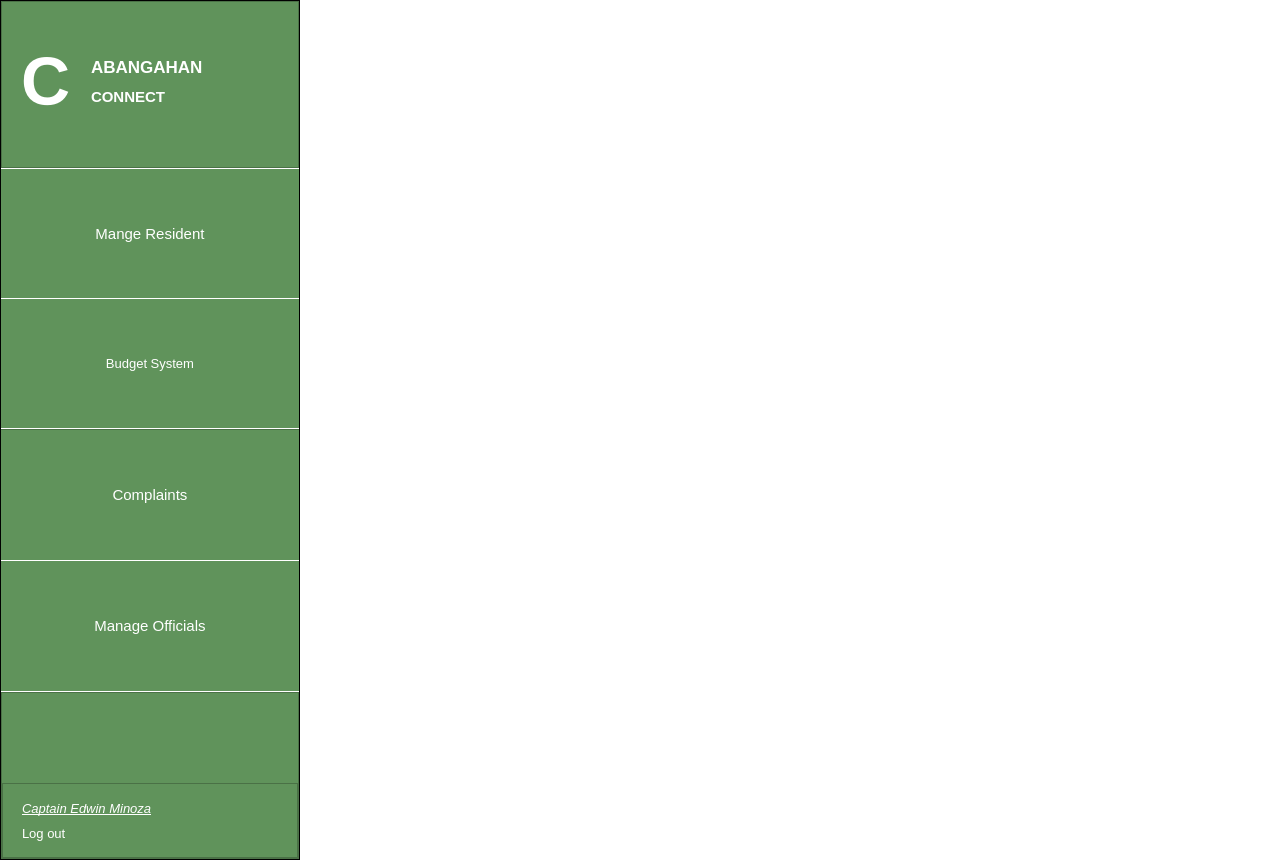
<?xml version="1.0" encoding="UTF-8"?>
<ui version="4.0">
 <class>MainWindow</class>
 <widget class="QMainWindow" name="MainWindow">
  <property name="geometry">
   <rect>
    <x>0</x>
    <y>0</y>
    <width>1272</width>
    <height>860</height>
   </rect>
  </property>
  <property name="maximumSize">
   <size>
    <width>16777215</width>
    <height>16777215</height>
   </size>
  </property>
  <property name="windowTitle">
   <string>MainWindow</string>
  </property>
  <widget class="QWidget" name="centralwidget">
   <layout class="QHBoxLayout" name="horizontalLayout_7">
    <property name="spacing">
     <number>0</number>
    </property>
    <property name="leftMargin">
     <number>0</number>
    </property>
    <property name="topMargin">
     <number>0</number>
    </property>
    <property name="rightMargin">
     <number>0</number>
    </property>
    <property name="bottomMargin">
     <number>0</number>
    </property>
    <item>
     <widget class="QFrame" name="leftframe">
      <property name="maximumSize">
       <size>
        <width>300</width>
        <height>16777215</height>
       </size>
      </property>
      <property name="autoFillBackground">
       <bool>false</bool>
      </property>
      <property name="styleSheet">
       <string notr="true">QFrame {

background-color: #60935B;

}</string>
      </property>
      <property name="frameShape">
       <enum>QFrame::Box</enum>
      </property>
      <property name="frameShadow">
       <enum>QFrame::Plain</enum>
      </property>
      <layout class="QVBoxLayout" name="verticalLayout_2">
       <property name="spacing">
        <number>0</number>
       </property>
       <property name="leftMargin">
        <number>0</number>
       </property>
       <property name="topMargin">
        <number>0</number>
       </property>
       <property name="rightMargin">
        <number>0</number>
       </property>
       <property name="bottomMargin">
        <number>0</number>
       </property>
       <item>
        <widget class="QFrame" name="frame_2">
         <property name="frameShape">
          <enum>QFrame::StyledPanel</enum>
         </property>
         <property name="frameShadow">
          <enum>QFrame::Raised</enum>
         </property>
         <widget class="QLabel" name="label_9">
          <property name="geometry">
           <rect>
            <x>20</x>
            <y>30</y>
            <width>61</width>
            <height>100</height>
           </rect>
          </property>
          <property name="sizePolicy">
           <sizepolicy hsizetype="Expanding" vsizetype="Fixed">
            <horstretch>0</horstretch>
            <verstretch>0</verstretch>
           </sizepolicy>
          </property>
          <property name="maximumSize">
           <size>
            <width>280</width>
            <height>100</height>
           </size>
          </property>
          <property name="font">
           <font>
            <pointsize>51</pointsize>
            <weight>75</weight>
            <bold>true</bold>
           </font>
          </property>
          <property name="styleSheet">
           <string notr="true">QLabel {

color: white;

}</string>
          </property>
          <property name="text">
           <string>C</string>
          </property>
          <property name="scaledContents">
           <bool>false</bool>
          </property>
         </widget>
         <widget class="QLabel" name="label_4">
          <property name="geometry">
           <rect>
            <x>90</x>
            <y>80</y>
            <width>91</width>
            <height>31</height>
           </rect>
          </property>
          <property name="sizePolicy">
           <sizepolicy hsizetype="Expanding" vsizetype="Fixed">
            <horstretch>0</horstretch>
            <verstretch>0</verstretch>
           </sizepolicy>
          </property>
          <property name="maximumSize">
           <size>
            <width>280</width>
            <height>100</height>
           </size>
          </property>
          <property name="font">
           <font>
            <pointsize>11</pointsize>
            <weight>75</weight>
            <bold>true</bold>
           </font>
          </property>
          <property name="styleSheet">
           <string notr="true">QLabel {

color: white;

}</string>
          </property>
          <property name="text">
           <string>CONNECT</string>
          </property>
          <property name="scaledContents">
           <bool>false</bool>
          </property>
         </widget>
         <widget class="QLabel" name="label">
          <property name="geometry">
           <rect>
            <x>90</x>
            <y>50</y>
            <width>151</width>
            <height>31</height>
           </rect>
          </property>
          <property name="sizePolicy">
           <sizepolicy hsizetype="Expanding" vsizetype="Fixed">
            <horstretch>0</horstretch>
            <verstretch>0</verstretch>
           </sizepolicy>
          </property>
          <property name="maximumSize">
           <size>
            <width>280</width>
            <height>100</height>
           </size>
          </property>
          <property name="font">
           <font>
            <pointsize>13</pointsize>
            <weight>75</weight>
            <bold>true</bold>
           </font>
          </property>
          <property name="styleSheet">
           <string notr="true">QLabel {

color: white;

}</string>
          </property>
          <property name="text">
           <string>ABANGAHAN</string>
          </property>
          <property name="scaledContents">
           <bool>false</bool>
          </property>
         </widget>
        </widget>
       </item>
       <item>
        <widget class="QFrame" name="frame_5">
         <property name="sizePolicy">
          <sizepolicy hsizetype="Preferred" vsizetype="Preferred">
           <horstretch>0</horstretch>
           <verstretch>0</verstretch>
          </sizepolicy>
         </property>
         <property name="maximumSize">
          <size>
           <width>500</width>
           <height>131</height>
          </size>
         </property>
         <property name="styleSheet">
          <string notr="true">QFrame {

background-color: #60935B;
border-bottom: 1px solid white;
border-top: 5px solid white;

}</string>
         </property>
         <property name="frameShape">
          <enum>QFrame::StyledPanel</enum>
         </property>
         <property name="frameShadow">
          <enum>QFrame::Raised</enum>
         </property>
         <widget class="QPushButton" name="manageresident">
          <property name="geometry">
           <rect>
            <x>0</x>
            <y>0</y>
            <width>298</width>
            <height>131</height>
           </rect>
          </property>
          <property name="font">
           <font>
            <pointsize>11</pointsize>
            <weight>50</weight>
            <italic>false</italic>
            <bold>false</bold>
            <strikeout>false</strikeout>
           </font>
          </property>
          <property name="styleSheet">
           <string notr="true">QPushButton {

background-color: #60935B;
color: white;
border-top: 1px solid white;
border-bottom: 1px solid white;

}

QPushButton:hover {

background-color: green;

}</string>
          </property>
          <property name="text">
           <string>Mange Resident</string>
          </property>
         </widget>
        </widget>
       </item>
       <item>
        <widget class="QFrame" name="frame_6">
         <property name="sizePolicy">
          <sizepolicy hsizetype="Expanding" vsizetype="Fixed">
           <horstretch>0</horstretch>
           <verstretch>0</verstretch>
          </sizepolicy>
         </property>
         <property name="maximumSize">
          <size>
           <width>500</width>
           <height>131</height>
          </size>
         </property>
         <property name="styleSheet">
          <string notr="true"/>
         </property>
         <property name="frameShape">
          <enum>QFrame::StyledPanel</enum>
         </property>
         <property name="frameShadow">
          <enum>QFrame::Raised</enum>
         </property>
         <widget class="QPushButton" name="pushButton_8">
          <property name="geometry">
           <rect>
            <x>0</x>
            <y>-1</y>
            <width>298</width>
            <height>131</height>
           </rect>
          </property>
          <property name="font">
           <font>
            <pointsize>10</pointsize>
            <weight>50</weight>
            <bold>false</bold>
           </font>
          </property>
          <property name="styleSheet">
           <string notr="true">QPushButton {

background-color: #60935B;
color: white;
border-top: transparent;
border-bottom: 1px solid white;

}

QPushButton:hover {

background-color: green;

}</string>
          </property>
          <property name="text">
           <string>Budget System</string>
          </property>
         </widget>
        </widget>
       </item>
       <item>
        <widget class="QFrame" name="frame_3">
         <property name="sizePolicy">
          <sizepolicy hsizetype="Expanding" vsizetype="Fixed">
           <horstretch>0</horstretch>
           <verstretch>0</verstretch>
          </sizepolicy>
         </property>
         <property name="maximumSize">
          <size>
           <width>300</width>
           <height>131</height>
          </size>
         </property>
         <property name="styleSheet">
          <string notr="true">QFrame {

background-color: #60935B;
border-bottom: 1px solid white;


}</string>
         </property>
         <property name="frameShape">
          <enum>QFrame::StyledPanel</enum>
         </property>
         <property name="frameShadow">
          <enum>QFrame::Raised</enum>
         </property>
         <widget class="QPushButton" name="pushButton_4">
          <property name="geometry">
           <rect>
            <x>0</x>
            <y>0</y>
            <width>298</width>
            <height>131</height>
           </rect>
          </property>
          <property name="minimumSize">
           <size>
            <width>0</width>
            <height>0</height>
           </size>
          </property>
          <property name="font">
           <font>
            <pointsize>11</pointsize>
            <weight>50</weight>
            <bold>false</bold>
           </font>
          </property>
          <property name="styleSheet">
           <string notr="true">QPushButton {

background-color: #60935B;
color: white;
border-top: transparent;
border-bottom: 1px solid white;

}

QPushButton:hover {

background-color: green;

}</string>
          </property>
          <property name="text">
           <string>Complaints</string>
          </property>
         </widget>
        </widget>
       </item>
       <item>
        <widget class="QFrame" name="frame_4">
         <property name="sizePolicy">
          <sizepolicy hsizetype="Expanding" vsizetype="Fixed">
           <horstretch>0</horstretch>
           <verstretch>0</verstretch>
          </sizepolicy>
         </property>
         <property name="maximumSize">
          <size>
           <width>300</width>
           <height>131</height>
          </size>
         </property>
         <property name="styleSheet">
          <string notr="true">QFrame {

background-color: #60935B;
border-bottom: 1px solid white;


}</string>
         </property>
         <property name="frameShape">
          <enum>QFrame::StyledPanel</enum>
         </property>
         <property name="frameShadow">
          <enum>QFrame::Raised</enum>
         </property>
         <widget class="QPushButton" name="pushButton_5">
          <property name="geometry">
           <rect>
            <x>0</x>
            <y>0</y>
            <width>298</width>
            <height>131</height>
           </rect>
          </property>
          <property name="font">
           <font>
            <pointsize>11</pointsize>
            <weight>50</weight>
            <italic>false</italic>
            <bold>false</bold>
           </font>
          </property>
          <property name="styleSheet">
           <string notr="true">QPushButton {

background-color: #60935B;
color: white;
border-top: transparent;
border-bottom: 1px solid white;

}

QPushButton:hover {

background-color: green;

}</string>
          </property>
          <property name="text">
           <string>Manage Officials</string>
          </property>
         </widget>
        </widget>
       </item>
       <item>
        <widget class="QFrame" name="frame">
         <property name="frameShape">
          <enum>QFrame::StyledPanel</enum>
         </property>
         <property name="frameShadow">
          <enum>QFrame::Raised</enum>
         </property>
         <layout class="QVBoxLayout" name="verticalLayout_3">
          <property name="spacing">
           <number>0</number>
          </property>
          <property name="leftMargin">
           <number>0</number>
          </property>
          <property name="topMargin">
           <number>0</number>
          </property>
          <property name="rightMargin">
           <number>0</number>
          </property>
          <property name="bottomMargin">
           <number>0</number>
          </property>
          <item>
           <spacer name="verticalSpacer">
            <property name="orientation">
             <enum>Qt::Vertical</enum>
            </property>
            <property name="sizeType">
             <enum>QSizePolicy::Fixed</enum>
            </property>
            <property name="sizeHint" stdset="0">
             <size>
              <width>0</width>
              <height>90</height>
             </size>
            </property>
           </spacer>
          </item>
          <item>
           <widget class="QFrame" name="frame_7">
            <property name="frameShape">
             <enum>QFrame::StyledPanel</enum>
            </property>
            <property name="frameShadow">
             <enum>QFrame::Raised</enum>
            </property>
            <widget class="QLabel" name="label_2">
             <property name="geometry">
              <rect>
               <x>20</x>
               <y>10</y>
               <width>171</width>
               <height>31</height>
              </rect>
             </property>
             <property name="sizePolicy">
              <sizepolicy hsizetype="Expanding" vsizetype="Fixed">
               <horstretch>0</horstretch>
               <verstretch>0</verstretch>
              </sizepolicy>
             </property>
             <property name="maximumSize">
              <size>
               <width>280</width>
               <height>100</height>
              </size>
             </property>
             <property name="font">
              <font>
               <pointsize>10</pointsize>
               <weight>50</weight>
               <italic>true</italic>
               <bold>false</bold>
               <underline>true</underline>
              </font>
             </property>
             <property name="styleSheet">
              <string notr="true">QLabel {

color: white;

}</string>
             </property>
             <property name="text">
              <string>Captain Edwin Minoza</string>
             </property>
             <property name="scaledContents">
              <bool>false</bool>
             </property>
            </widget>
            <widget class="QLabel" name="label_3">
             <property name="geometry">
              <rect>
               <x>20</x>
               <y>40</y>
               <width>61</width>
               <height>21</height>
              </rect>
             </property>
             <property name="sizePolicy">
              <sizepolicy hsizetype="Expanding" vsizetype="Fixed">
               <horstretch>0</horstretch>
               <verstretch>0</verstretch>
              </sizepolicy>
             </property>
             <property name="maximumSize">
              <size>
               <width>280</width>
               <height>100</height>
              </size>
             </property>
             <property name="font">
              <font>
               <pointsize>10</pointsize>
               <weight>50</weight>
               <bold>false</bold>
              </font>
             </property>
             <property name="styleSheet">
              <string notr="true">QLabel {

color: white;

}</string>
             </property>
             <property name="text">
              <string>Log out</string>
             </property>
             <property name="scaledContents">
              <bool>false</bool>
             </property>
            </widget>
           </widget>
          </item>
         </layout>
        </widget>
       </item>
      </layout>
     </widget>
    </item>
    <item>
     <widget class="QFrame" name="MainContent">
      <property name="autoFillBackground">
       <bool>false</bool>
      </property>
      <property name="styleSheet">
       <string notr="true">QFrame {

background-color: white;
border: 1px solid white;

}</string>
      </property>
      <property name="frameShape">
       <enum>QFrame::Box</enum>
      </property>
      <property name="frameShadow">
       <enum>QFrame::Plain</enum>
      </property>
      <layout class="QVBoxLayout" name="verticalLayout">
       <property name="spacing">
        <number>0</number>
       </property>
       <property name="leftMargin">
        <number>0</number>
       </property>
       <property name="topMargin">
        <number>0</number>
       </property>
       <property name="rightMargin">
        <number>0</number>
       </property>
       <property name="bottomMargin">
        <number>0</number>
       </property>
       <item>
        <widget class="QStackedWidget" name="stackedWidget">
         <widget class="QWidget" name="page"/>
         <widget class="QWidget" name="page_2"/>
        </widget>
       </item>
      </layout>
     </widget>
    </item>
   </layout>
  </widget>
 </widget>
 <resources/>
 <connections/>
</ui>
